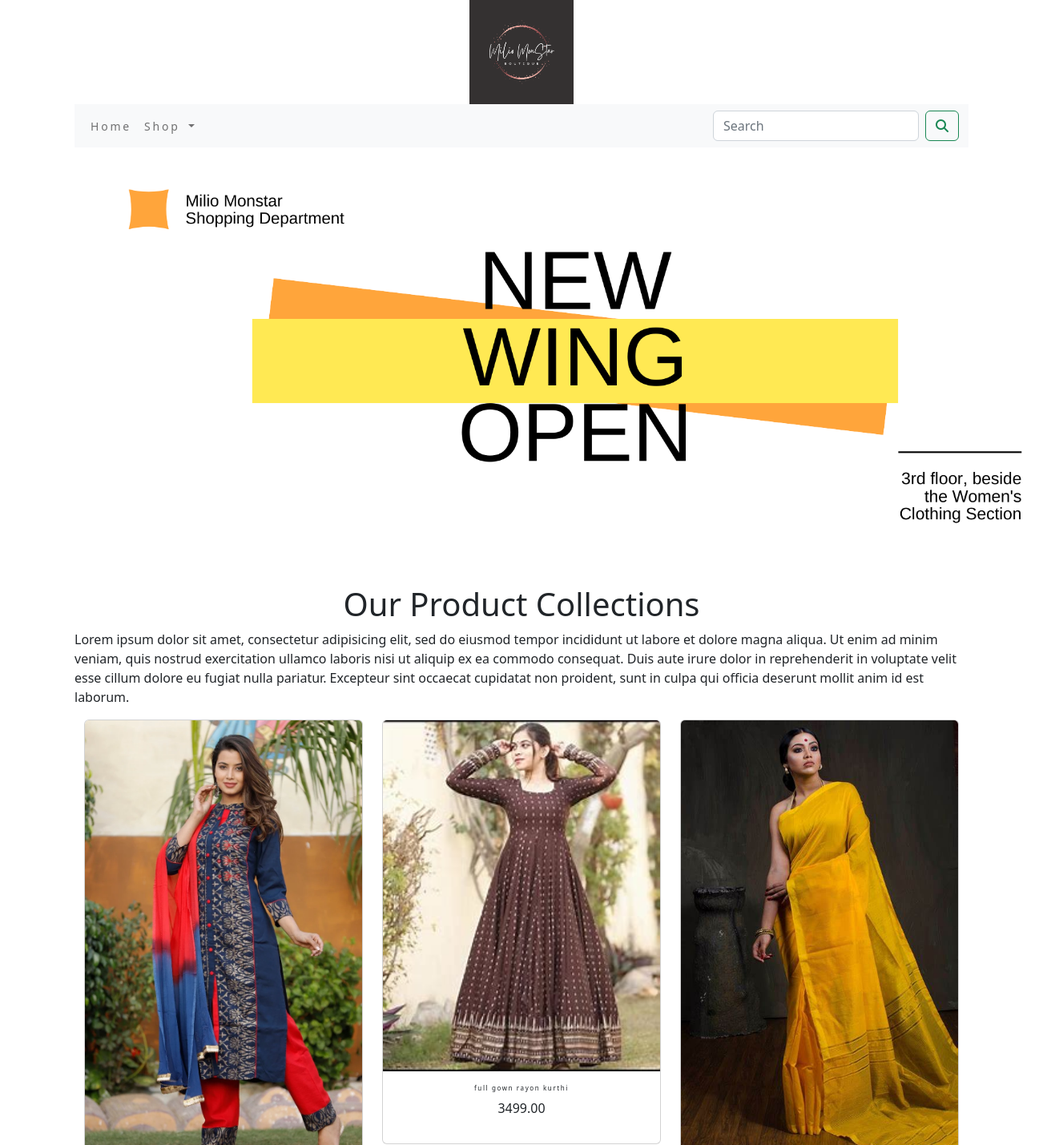
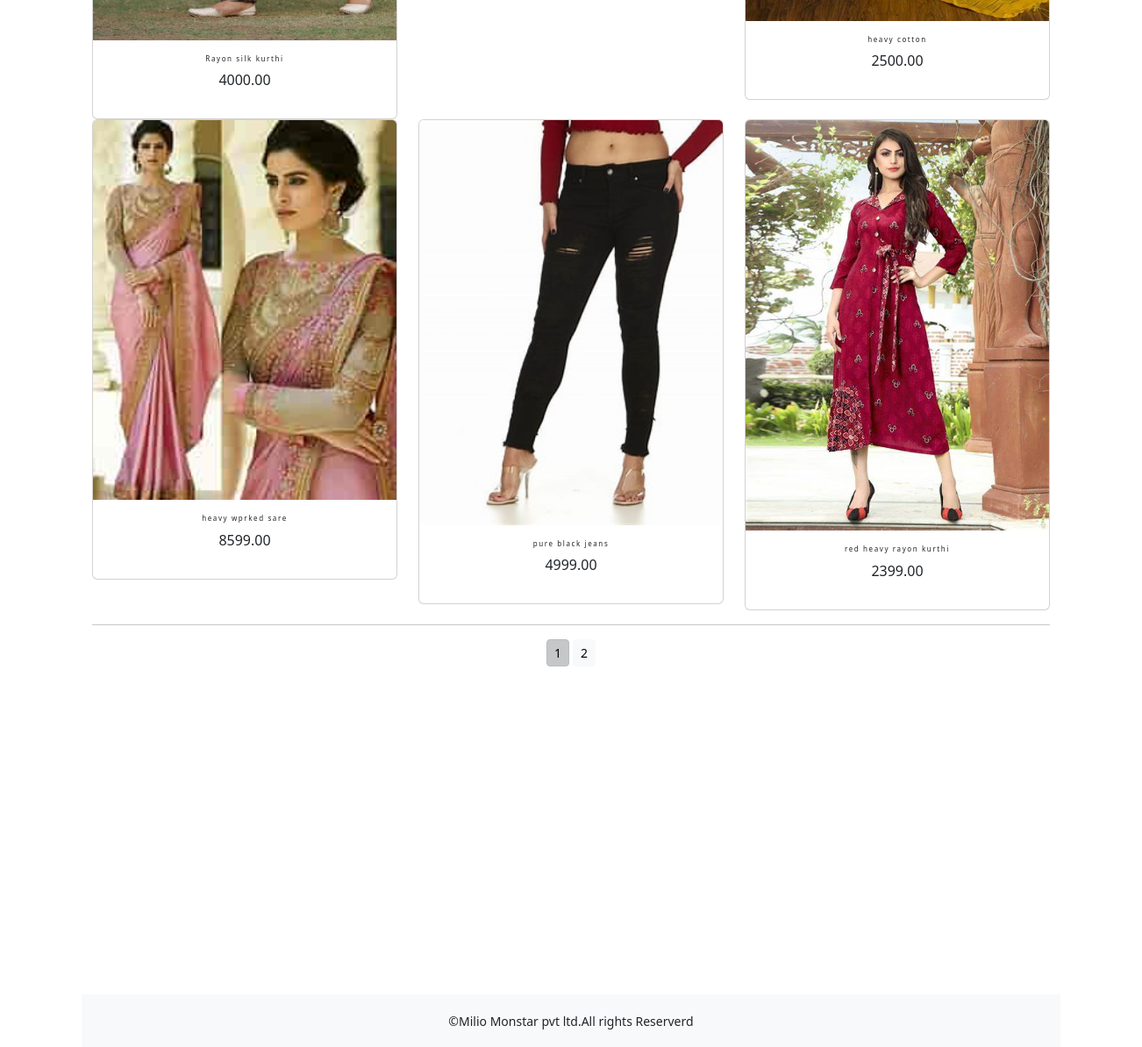
The app's page /shop/ with its own data (2 pictures, top to bottom).
### shop/models.py (models this page shows, shortened)
class Product(models.Model):
    name = models.CharField(max_length=250, unique=True)
    slug = models.SlugField(max_length=250, unique=True)
    description = models.TextField(blank=True)
    price=models.DecimalField(max_digits=10,decimal_places=2)
    category=models.ForeignKey(Category,on_delete=models.CASCADE)
    image=models.ImageField(upload_to='product',blank=True)
    stock=models.IntegerField()
    available=models.BooleanField(default=True)
    created=models.DateTimeField(auto_now_add=True)
    updated=models.DateTimeField(auto_now=True)
    def get_url(self):
        return reverse('shop:prodCatdetail',args=[self.category.slug,self.slug])
    class Meta:
        ordering = ('name',)
        verbose_name = 'product'
        verbose_name_plural = 'products'

### shop/views.py (the view)
# urls.py: path('',views.allProdCat,name='allProdCat'),
def allProdCat(request,c_slug=None):
    c_page=None
    products_list=None
    if c_slug!=None:
        c_page=get_object_or_404(Category,slug=c_slug)
        products_list=Product.objects.all().filter(category=c_page,available=True)
    else:
        products_list=Product.objects.all().filter(available=True)
    paginator=Paginator(products_list,6)
    try:
        page=int(request.GET.get('page','1'))
    except:
        page=1
    try:
        products=paginator.page(page)
    except (EmptyPage,InvalidPage):
        products=paginator.page(paginator.num_pages)
    return render (request,"category.html",{'category':c_page,'products':products})

### cart/context_processors.py (called while the page is built)
def counter(request):
    item_count=0
    if 'admin' in request.path:
        return {}
    else:
        try:
            cart=Cart.objects.filter(cart_id=_cart_id(request))
            cart_items=CartItem.objects.all().filter(cart=cart[:1])
            for cart_item in cart_items:
                item_count += cart_item.quantity
        except Cart.DoesNotExist:
            item_count=0
    return dict(item_count=item_count)

### cart/views.py (called while the page is built)
def _cart_id(request):
    cart = request.session.session_key
    if not cart:
        cart = request.session.create()
    return cart

### shop/context_processors.py (called while the page is built)
def menu_links(request):
    links=Category.objects.all()
    return dict(links=links)

### shop/models.py (called while the page is built)
    def get_url(self):
        return reverse('shop:products_by_category', args=[self.slug,])

### templates/category.html (shortened to what this page needs)
{% extends 'base.html' %}
{% load static %}
 {% block content %}
<div class="mx_auto">
    {% if category %}
    <img class="my_image" width="100%" src="{{category.image.url}}" alt="{{category.name}}">
</div>
<br>
<div>
    <h1 class="text-center my_title">{{category.name}}</h1>
    <p class="text-justify">{{category.description}}</p>
</div>
    {% else %}
<div>
    <img class="my_image my_image_padding" src="{% static 'image/banner.png' %}" alt="our products" width="1250px">
</div>
<br>
<div>
    <h1 class="text-center my_title">Our Product Collections</h1>
    <p class="text-justify">Lorem ipsum dolor sit amet, consectetur adipisicing elit, sed do eiusmod tempor incididunt ut labore et dolore magna aliqua. Ut enim ad minim veniam, quis nostrud exercitation ullamco laboris nisi ut aliquip ex ea commodo consequat. Duis aute irure dolor in reprehenderit in voluptate velit esse cillum dolore eu fugiat nulla pariatur. Excepteur sint occaecat cupidatat non proident, sunt in culpa qui officia deserunt mollit anim id est laborum.</p>
</div>
{% endif %}
<div class="container">
    <div class="row mx_auto">
        {% for product in products.object_list %}
        <div class="my_bottom_margin col-9 col-sm-12 col-md-4 col-lg-4">
            <div class="card text-center"style="min-width:18rem;">
                <a href="{{product.get_url}}" ><img class="card-img-top my_image" width="250px;" src="{{product.image.url}}" alt="{{product.name}}"></a>
                <div class="card-body" style="width=300px;">
                    <h4>{{product.name}}</h4>
                    <p>{{product.price}}</p>
                </div>
            </div>
        </div>
        {% endfor %}
    </div>
    <div class="mx-auto">
        {% if products.paginator.num_pages > 1 %}
        <hr>
        <div class="text-center">
              {% for pg in products.paginator.page_range %}
            <a href="?page={{pg}}" class="btn btn-light btn-sm {% if products.number == pg %} active {% endif %}">{{pg}}</a>
               {% endfor %}
        </div>
            {% endif %}
    </div>
    <br>
</div>
{% endblock %}

### templates/base.html (shortened to what this page needs)
{% load static %}
<!DOCTYPE html>
<html lang="en">
<head>
    <link rel="stylesheet" href="{% static 'css/custom.css' %}">
    <link href="{% static 'css/bootstrap.min.css' %}" rel="stylesheet">
</head>
<body>
<div class="container">
    {% include 'header.html' %}
    {% include 'navbar.html' %}
    {% block content %}
    {% endblock %}
    {% include 'footer.html' %}
</div>
</body>
</html>

### templates/header.html
{% load static %}
<header>
    <center>
        <a href="{% url 'shop:allProdCat' %}"> <img src="{% static 'image/logo.png' %}" alt="logimage" width="130px" height="130px">
    </center>
</header>

### templates/navbar.html (shortened to what this page needs)
<nav class="navbar navbar-expand-lg bg-light">
  <div class="container-fluid">
    <div class="collapse navbar-collapse" id="navbarSupportedContent">
      <ul class="navbar-nav me-auto mb-2 mb-lg-0">
        <li class="nav-item">
          <a class="nav-link" href="#">Home</a>
        </li>
        <li class="nav-item dropdown {% if 'shop' in request.path %} active {% endif %}">
          <a class="nav-link dropdown-toggle" href="#" role="button" data-bs-toggle="dropdown" aria-expanded="false">
            Shop
          </a>
        </li>
      </ul>
      <form class="d-flex" action="{% url 'search_app:SearchResult' %}" method="get">
        <input class="form-control me-2" type="search" name="q" placeholder="Search" aria-label="Search">
        <button class="btn btn-outline-success" type="submit"><i class="fa fa-search" ></i></button>
      </form>
    </div>
  </div>
</nav>

### templates/footer.html
<div class="footer navbar-fixed-buttom my_footer">
    <p class="text-center" style="margin:350px;">&copy;Milio Monstar pvt ltd.All rights Reserverd</p>
</div>

### static/css/custom.css (style rules this page uses)
.nav-item { letter-spacing:0.2em; font-size:14px; text-trasform:uppercase; }
.my_footer { background-color:#f8f9fa; height:60px; }
.my_footer p { padding-top:20px; font-size:14px; }
.my_bottom_margin { margin-bottom:1opx; }
.card-body h4 { font-size:8px; text-trasform:uppercase; letter-spacing:0.2em; }

### records on screen
Product: image (picture), name "Rayon silk kurthi", price "4000.00"
Product: image (picture), name "full gown rayon kurthi", price "3499.00"
Product: image (picture), name "heavy cotton", price "2500.00"
Product: image (picture), name "heavy wprked sare", price "8599.00"
Product: image (picture), name "pure black jeans", price "4999.00"
Product: image (picture), name "red heavy rayon kurthi", price "2399.00"

### other values on screen
{{ pg }} "1" "2"
